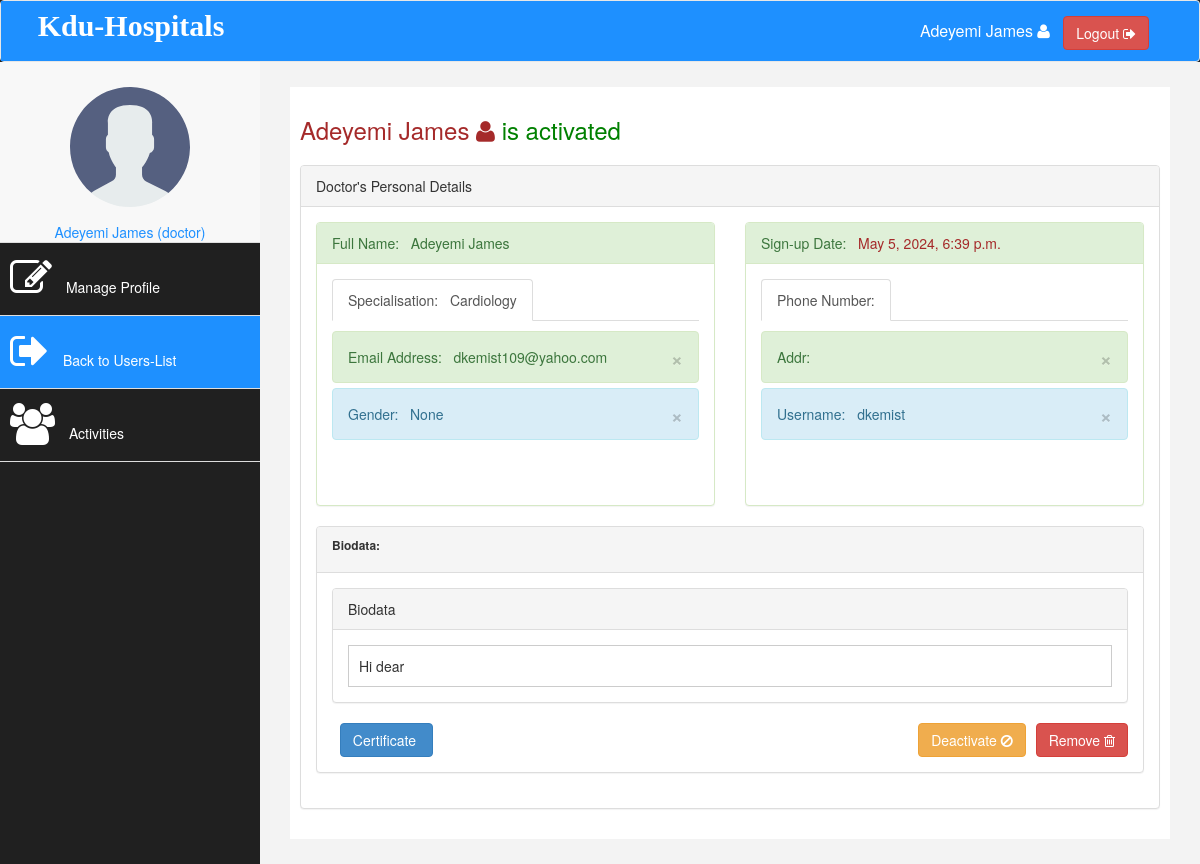
Page /user-details/5/ (signed in) on the committed database.
### base/models.py (models this page shows)
class User(AbstractUser):
    name = models.CharField(max_length=200, null=True)
    email = models.EmailField(unique=True, null=True)
    bio = models.TextField(null=True)
    status = models.CharField(null=True,max_length = 20)
    hospital = models.ForeignKey(Hospital, on_delete=models.SET_NULL, null=True)
    specialisation = models.ForeignKey(Specialisation, on_delete=models.SET_NULL, null=True)
    avatar = models.ImageField(null=True, default="avatar.svg")
    certificate = models.ImageField(null=True, default="avatar.svg")
    gender = models.CharField(null=True,max_length = 20)
    card_number = models.CharField(null=True,max_length = 30)
    active = models.CharField(null=True,max_length = 3)
    created = models.DateTimeField(auto_now_add = True, null=True)
    USERNAME_FIELD = 'email'
    REQUIRED_FIELDS = []

class Specialisation(models.Model):
    name = models.CharField(max_length=200)
    def __str__(self):
        return self.name

### base/views.py (the view)
# urls.py: path('user-details/<str:key>/', views.userProfileAdmin, name="user-details"),
@login_required(login_url='login')
def userProfileAdmin(request, key):
    cur_user = request.user
    user = User.objects.get(id=key)
    if request.method == 'POST':
        user.active = request.POST.get('valu')
        user.save()
        messages.success(request, 'User status successfully changed')
        return redirect('user-details', key=user.id )
    context = {'user':user}
    return render(request, 'base/user_details.html', context)

### base/templates/base/user_details.html (shortened to what this page needs)
{% load static %}
<!DOCTYPE html>
<html>
<head>
    <link rel="stylesheet" type="text/css" href="{% static 'css/custom.css' %}">
	<link href="{% static 'css/font-awesome.css' %}" rel="stylesheet" />
	<link rel="stylesheet" type="text/css" href="{% static 'css/bootstrap.css' %}">
	<link rel="stylesheet" type="text/css" href="{% static 'js/dataTables/dataTables.bootstrap.css' %}">
</head>
<body>
    <div id="wrapper">
        <nav class="navbar navbar-default navbar-cls-top " role="navigation" style="margin-bottom: 0; background:dodgerblue">
            <div class="navbar-header" style="background:dodgerblue;">
                <a class="navbar-brand" href="{% url 'view-records' %}" style="background:dodgerblue; font-family: 'Pacifico', cursive; color: #fff;">Kdu-Hospitals</a>
            </div>
  <div style="color: white;
padding: 15px 50px 5px 50px;
float: right;
font-size: 16px;"> &nbsp;&nbsp;&nbsp;{{user.name}} <i class="fa fa-user"></i> &nbsp;
<a href="{% url 'logout' %}" class="btn btn-danger square-btn-adjust" id="logout">Logout <i class="fa fa-sign-out"></i></a>
</div>
</nav>
 <nav class="navbar-default navbar-side" role="navigation">
            <div class="sidebar-collapse">
                <ul class="nav" id="main-menu">
                <li class="text-center">
                    <img src="{{user.avatar.url}}" style="height: 120px; width: 150px;" class="user-image img-responsive" />
                    <div style="margin-top:-10px; color: dodgerBlue">{{user.name}} ({{user.status}})</div>
                    </li>
                    <li>
                        <a  href="#"><i class="fa fa-edit fa-3x"></i> Manage Profile</a>
                    </li>
                      <li  >
                        <a  style="background:dodgerblue" href="{% url 'view-records' %}"><i class="fa fa-sign-out fa-3x"></i> Back to Users-List</a>
                    </li>
                    <li  >
                        <a  href="#"><i class="fa fa-users fa-3x"></i> Activities </a>
                    </li>
                </ul>
            </div>
        </nav>
        <div id="page-wrapper" style="min-height: 700px;" >
            <div id="page-inner" style=" min-height: 700px;">
                <div class="row">
                    <div class="col-md-12">
                    {% if user.active == '1' %}
                     <h3 style="color: brown">{{user.name}} <i class="fa fa-user"></i> <a href="#" style="color: green; text-decoration: none;">is activated</a></h3>
                    {% else %}
                    <h3 style="color: brown">{{user.name}} <i class="fa fa-user"></i> <a href="#" style="color: red; text-decoration: none;">is deactivated</a></h3>
                    {% endif %}
                    </div>
                </div>
               <div class="row">
                <div class="col-md-12">
                    <div class="panel panel-default">
                        <div class="panel-heading">
                            {% if user.status == 'doctor' %}
                             Doctor's Personal Details
                             {% else %}
                             Patient's Personal Details
                             {% endif %}
                        </div>
                        <div class="panel-body">
                             <div class="row">
                <div class="col-md-6 col-sm-6">
                    <div class="panel panel-success">
                        <div class="panel-heading">
                             Full Name:  &nbsp;&nbsp;{{user.name}}
                        </div>
                        <div class="panel-body">
                            <ul class="nav nav-tabs">
                                {% if user.status == 'doctor' %}
                                <li class="active"><a href="#home" data-toggle="tab">Specialisation: &nbsp;&nbsp;{{user.specialisation}}</a>
                                {% else %}
                                <li class="active"><a href="#home" data-toggle="tab">Card Number: &nbsp;&nbsp;{{user.card_number}}</a>
                                {% endif %}
                                </li>
                            </ul>
                            <div class="tab-content">
                            <div class="tab-pane fade active in" id="home">
                            <p style="margin-top: -20px;">
                                <div class='alert alert-success'>
                                    <button type="button" class="close" data-dismiss="alert" aria-hidden="true">×</button>Email Address: &nbsp;&nbsp;{{user.email}}
                                </div>
                                <div class='alert alert-info' style='margin-top: -15px;'>
                                    <button type="button" class="close" data-dismiss="alert" aria-hidden="true">×</button>Gender: &nbsp;&nbsp;{{user.gender}}
                                </div>
                            </p>
                                </div>
                            </div>
                        </div>
                    </div>
                </div>
                <div class="col-md-6 col-sm-6">
                    <div class="panel panel-success">
                        <div class="panel-heading">
                            Sign-up Date:  &nbsp;&nbsp;<a href="#" style="color: brown; text-decoration: none;">{{user.created}}</a>
                        </div>
                        <div class="panel-body">
                            <ul class="nav nav-tabs">
                                <li class="active"><a href="#home" data-toggle="tab">Phone Number: {{user.phone}} </a>
                                </li>
                            </ul>
                            <div class="tab-content">
                            <div class="tab-pane fade active in" id="home">
                            <p style="margin-top: -20px;">
                                <div class='alert alert-success'>
                                    <button type="button" class="close" data-dismiss="alert" aria-hidden="true">×</button>Addr: {{user.address}}
                                </div>
                                <div class='alert alert-info' style='margin-top: -15px;'>
                                    <button type="button" class="close" data-dismiss="alert" aria-hidden="true">×</button>Username:  &nbsp;&nbsp;{{user.username}}
                                </div>
                            </p>
                                </div>
                            </div>
                        </div>
                    </div>
                </div>
            </div>
            <div class="row">
                <div class="col-md-12">
                    <div class="panel panel-default">
                        <div class="panel-heading">
                            <h6 style="font-weight: bolder; margin-top: 2px">Biodata: </h6>
                        </div>
                        <div class="panel-body">
                                <div class="panel panel-default">
                                    <div class="panel-heading">
                                        Biodata
                                    </div>
                                    <div style="padding: 15px;">
                                        <div style="border: 1px solid #ccc; width:100%; height:auto; padding:10px">{{user.bio}}</div>
                        </div>
                    </div>
                  <a style="float:right; margin-left: 10px;" href="{% url 'delete-user' user.id %}" class="btn btn-danger">Remove <i class="fa fa-trash-o"></i></a>
                  {% if user.active == '1' %}
                  <a style="float:right; " href="#" data-toggle="modal" data-target="#myModal2" class="btn btn-warning">Deactivate <i class="fa fa-ban"></i></a>&nbsp;
                  {% else %}
                  <a style="float:right; " href="#" data-toggle="modal" data-target="#myModal3" class="btn btn-success">Activate <i class="fa fa-check-square-o"></i></a>&nbsp;
                  {% endif %}
                  <a style=" margin-left: 0px;" href="#" data-toggle="modal" data-target="#myModal1" class="btn btn-primary">Certificate </a>
                </div>
            </div>
        </div>
    </div>
</div>
</div>
</div>
</div>
  </div>
    </div>
    </div>
</body>
</html>

### static/css/custom.css (style rules this page uses)
body { font-family: 'Open Sans', sans-serif; }
#wrapper { width: 100%; background:#202020; }
#page-wrapper { padding: 15px 15px; min-height: 600px; background:#F3F3F3; }
#page-inner { width:100%; margin:10px 20px 10px 0px; background-color:#fff!important; padding:10px; min-height:1200px; }
.text-center { text-align:center; }
.square-btn-adjust { border: 0px solid transparent; -webkit-border-radius: 0px; -moz-border-radius: 0px; border-radius: 0px; }
p { font-size:16px; line-height:25px; padding-top:20px; }
.user-image { margin: 25px auto; -webkit-border-radius: 10px; -moz-border-radius: 10px; border-radius: 10px; max-height:170px; max-width:170px; }
.navbar-cls-top .navbar-brand { color: #fff; background: #C90000; width: 260px; text-align: center; height: 60px; font-size: 30px; font-weight: 700; }
.sidebar-collapse , .sidebar-collapse .nav { background:none; }
.sidebar-collapse .nav { padding:0; }
.sidebar-collapse .nav > li > a { color:#fff; background:#202020; text-shadow:none; }
.sidebar-collapse > .nav > li > a { padding:15px 10px; }
.sidebar-collapse > .nav > li { border-bottom: 1px solid rgba(107, 108, 109, 0.19); }
.navbar-side { border:none; background-color: #202020; }
.navbar-cls-top { background:#4D4D4D; border-bottom:none; }
.navbar-default { border:0px solid black; }
.navbar-header { background: #A70303; }
.nav > li > a > i { margin-right:10px; }
@media (min-width:768px) { #page-wrapper { margin: 0 0 0 260px; padding: 15px 30px; min-height: 1200px; } }
@media (min-width:768px) { .navbar-side { z-index: 1; position: absolute; width: 260px; } }
@media (min-width:768px) { .navbar { border-radius: 0px; } }

### rows in the picture
User: name "Adeyemi James", avatar (placeholder picture), status "doctor", specialisation "Cardiology", email "dkemist109@yahoo.com", gender "None", created "May 5, 2024, 6:39 p.m.", username "dkemist", bio "Hi dear"
